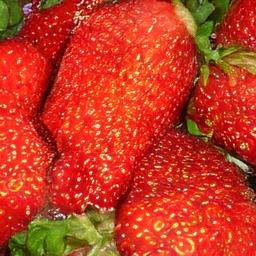
#> input picture src/data/test/00000.png, 256 x 256 px
$ python -i spectral_extractor.py   (imports and definitions only)
#> lines starting #> are read from the running program, lines starting #| are printed output that depends on the picture
"""
Spectral feature extractor for AR-image attribution.

Reorganised around the three training-free latent spaces from the paper
(https://arxiv.org/pdf/2509.15406):

    1. RGB space  -- pixel-domain statistics
    2. DCT space  -- per-channel 2D Discrete Cosine Transform statistics
    3. QFT space  -- grayscale FFT, low-frequency band only

Each lens is applied to a high-pass residual so that content is suppressed
and tokenizer/decoder artefacts are emphasised. The residual computation is
configurable via FeatureConfig.residual_method:
    'gaussian'        -- input - Gaussian(input)             (cheap, leaky)
    'median'          -- input - Median(input)               (edge-preserving)
    'multi_gaussian'  -- average of Gaussian residuals at multiple sigmas
    'wavelet'         -- Haar wavelet shrinkage denoiser; closest in spirit
                         to classical PRNU work

The output feeds a linear/SVM/small-MLP 4-way classifier
{Real, LlamaGen, VAR/HMAR, RAR}.

Design choices:
- Pure numpy + scipy + PIL.
- Features grouped by lens; ablate by toggling the use_* flags.
- Image normalised to 256x256 so spectral peaks land at predictable bins.
"""
from __future__ import annotations

from dataclasses import dataclass
from typing import Sequence

import numpy as np
from PIL import Image
from scipy import ndimage
from scipy.fft import dct


# ---------------------------------------------------------------------------
# Config
# ---------------------------------------------------------------------------

@dataclass(frozen=True)
class FeatureConfig:
    image_size: int = 256                # input is resized to (size, size)

    # Tokenizer grid sizes we expect to see peaks at. 16 = LlamaGen / RAR
    # patch size; the others are VAR/HMAR multi-scale grid sizes.
    grid_sizes: Sequence[int] = (8, 10, 13, 16)

    # Width (in FFT/DCT bins) of the band we average around each expected peak.
    peak_bin_radius: int = 1

    # Number of radial bins for the QFT radial profile.
    n_radial_bins: int = 32

    # QFT low-frequency cutoff: keep only frequencies whose radius (in bins)
    # is <= this fraction of the Nyquist limit. 0.25 keeps the inner quarter.
    qft_low_freq_fraction: float = 0.25

    # ---- Residual computation -------------------------------------------
    # How content is suppressed before lens analysis. Options:
    #   'gaussian'        -- channel - Gaussian(channel)   (cheap, leaky)
    #   'median'          -- channel - Median(channel)     (edge-preserving)
    #   'multi_gaussian'  -- average of Gaussian residuals at multiple sigmas
    #   'wavelet'         -- Haar wavelet shrinkage denoiser; residual is
    #                        the difference between input and denoised
    #                        (closest in spirit to classical PRNU work)
    residual_method: str = "gaussian"

    # Used by 'gaussian'.
    residual_sigma: float = 1.0

    # Used by 'multi_gaussian'. Residuals at each sigma are averaged.
    residual_sigmas: Sequence[float] = (0.5, 1.0, 2.0)

    # Used by 'median'.
    residual_median_size: int = 3

    # Used by 'wavelet'.
    residual_wavelet_levels: int = 2
    residual_wavelet_lambda: float = 3.0       # threshold = lambda * sigma_noise_est

    # Toggle each lens.
    use_rgb_lens: bool = True
    use_dct_lens: bool = True
    use_qft_lens: bool = True


# ---------------------------------------------------------------------------
# Helpers
# ---------------------------------------------------------------------------

def _to_gray(img: np.ndarray) -> np.ndarray:
    """ITU-R 601 luminance. Input float32 in [0, 1], shape (H, W, 3)."""
    return 0.299 * img[..., 0] + 0.587 * img[..., 1] + 0.114 * img[..., 2]


def _load_and_normalise(path_or_array, size: int) -> np.ndarray:
    """Return float32 RGB image of shape (size, size, 3) in [0, 1]."""
    if isinstance(path_or_array, np.ndarray):
        arr = path_or_array
        if arr.dtype != np.float32:
            arr = arr.astype(np.float32)
        if arr.max() > 1.5:
            arr = arr / 255.0
        img = Image.fromarray((arr * 255).clip(0, 255).astype(np.uint8))
    else:
        img = Image.open(path_or_array).convert("RGB")
    img = img.resize((size, size), Image.BICUBIC)
    return np.asarray(img, dtype=np.float32) / 255.0


def _moment_stats(x: np.ndarray) -> np.ndarray:
    """Six summary moments of a flat array: mean, std, skew, kurt, energy, |grad|."""
    flat = x.ravel()
    mean = flat.mean()
    std = flat.std() + 1e-8
    centred = flat - mean
    skew = (centred ** 3).mean() / (std ** 3)
    kurt = (centred ** 4).mean() / (std ** 4) - 3.0
    energy = (flat ** 2).mean()

    if x.ndim >= 2:
        gx = np.diff(x, axis=-1)
        gy = np.diff(x, axis=-2)
        grad_mean = (np.abs(gx).mean() + np.abs(gy).mean()) / 2.0
    else:
        grad_mean = np.abs(np.diff(flat)).mean()

    return np.asarray([mean, std, skew, kurt, energy, grad_mean], dtype=np.float32)


# ---------------------------------------------------------------------------
# Residual computation: several methods, dispatched by FeatureConfig
# ---------------------------------------------------------------------------

def _residual_gaussian(channel: np.ndarray, sigma: float) -> np.ndarray:
    return channel - ndimage.gaussian_filter(channel, sigma=sigma)


def _residual_median(channel: np.ndarray, size: int) -> np.ndarray:
    return channel - ndimage.median_filter(channel, size=size)


# [90 lines left out: functions _residual_multi_gaussian, _haar_step, _haar_istep, _residual_wavelet, not called in this run]


# --- Dispatcher ------------------------------------------------------------

def _compute_residual(rgb: np.ndarray, cfg: FeatureConfig) -> np.ndarray:
    """Per-channel residual, method selected by cfg.residual_method."""
    method = cfg.residual_method
    if method == "gaussian":
        fn = lambda ch: _residual_gaussian(ch, cfg.residual_sigma)
    elif method == "median":
        fn = lambda ch: _residual_median(ch, cfg.residual_median_size)
    elif method == "multi_gaussian":
        fn = lambda ch: _residual_multi_gaussian(ch, cfg.residual_sigmas)
    elif method == "wavelet":
        fn = lambda ch: _residual_wavelet(
            ch, cfg.residual_wavelet_levels, cfg.residual_wavelet_lambda,
        )
    else:
        raise ValueError(
            f"Unknown residual_method: {method!r}. "
            f"Expected 'gaussian', 'median', 'multi_gaussian', or 'wavelet'."
        )

    res = np.empty_like(rgb)
    for c in range(rgb.shape[-1]):
        res[..., c] = fn(rgb[..., c])
    return res


# ---------------------------------------------------------------------------
# Lens 1: RGB space
# ---------------------------------------------------------------------------

def rgb_lens_features(residual_rgb: np.ndarray) -> np.ndarray:
    """
    Pixel-domain statistics on the residual.

    Returns:
      - 6 moment stats on grayscale residual
      - 6 stats per channel x 3 channels = 18
      - 3 channel means + 3 channel stds (overall colour bias of residual)
      - 1 palette ratio on the *original* RGB (unique-colour density at 5 bits/ch)

    Total: 6 + 18 + 6 + 1 = 31 features.

    Notes:
      The palette ratio is computed below in extract() because it needs the
      original (non-residual) RGB image. Here we only handle the residual.
    """
    gray_res = _to_gray(residual_rgb)
    blocks = [_moment_stats(gray_res)]
    for c in range(3):
        blocks.append(_moment_stats(residual_rgb[..., c]))
    flat = residual_rgb.reshape(-1, 3)
    blocks.append(np.concatenate([flat.mean(axis=0), flat.std(axis=0)]).astype(np.float32))
    return np.concatenate(blocks).astype(np.float32)


# [12 lines left out: function palette_ratio, not called in this run]


# ---------------------------------------------------------------------------
# Lens 2: DCT space
# ---------------------------------------------------------------------------

def _dct2(channel: np.ndarray) -> np.ndarray:
    """2D DCT-II with orthonormal normalisation."""
    return dct(dct(channel, axis=0, norm="ortho"), axis=1, norm="ortho")


# [164 lines left out: functions dct_lens_features, _log_fft_magnitude, qft_lens_features, not called in this run]


# ---------------------------------------------------------------------------
# Public API
# ---------------------------------------------------------------------------

class SpectralFeatureExtractor:
    """Computes a fixed-length feature vector per image across three lenses."""

    def __init__(self, config: FeatureConfig | None = None):
        self.cfg = config or FeatureConfig()
        self._names: list[str] = []
        self._populate_names()

    def _populate_names(self) -> None:
        c = self.cfg

        if c.use_rgb_lens:
            for tag in ("mean", "std", "skew", "kurt", "energy", "grad"):
                self._names.append(f"rgb_gray_{tag}")
            for ch in ("r", "g", "b"):
                for tag in ("mean", "std", "skew", "kurt", "energy", "grad"):
                    self._names.append(f"rgb_{ch}_{tag}")
            for tag in ("r_mean", "g_mean", "b_mean", "r_std", "g_std", "b_std"):
                self._names.append(f"rgb_resid_{tag}")
            self._names.append("rgb_palette_ratio")

        if c.use_dct_lens:
            for ch in ("r", "g", "b"):
                for tag in ("mean", "std", "skew", "kurt", "energy", "grad"):
                    self._names.append(f"dct_{ch}_{tag}")
                for G in c.grid_sizes:
                    for tag in ("peak", "base", "peak_minus_base"):
                        self._names.append(f"dct_{ch}_g{G}_{tag}")
                for i in range(c.n_radial_bins):
                    self._names.append(f"dct_{ch}_radial_{i:02d}")

        if c.use_qft_lens:
            for tag in ("mean", "std", "skew", "kurt", "energy", "grad"):
                self._names.append(f"qft_{tag}")
            for G in c.grid_sizes:
                for tag in ("peak", "base", "peak_minus_base"):
                    self._names.append(f"qft_g{G}_{tag}")
            for i in range(c.n_radial_bins):
                self._names.append(f"qft_radial_{i:02d}")

    @property
    def feature_names(self) -> list[str]:
        return list(self._names)

    @property
    def n_features(self) -> int:
        return len(self._names)

    def extract(self, image) -> np.ndarray:
        """
        image: filepath, PIL.Image, or HxWx3 ndarray (uint8 or float).
        Returns: 1-D float32 vector of length self.n_features.
        """
        c = self.cfg
        rgb = _load_and_normalise(image, c.image_size)
        residual = _compute_residual(rgb, c)

        blocks: list[np.ndarray] = []
        if c.use_rgb_lens:
            blocks.append(rgb_lens_features(residual))
            blocks.append(palette_ratio(rgb))
        if c.use_dct_lens:
            blocks.append(
                dct_lens_features(
                    residual, c.grid_sizes, c.peak_bin_radius, c.n_radial_bins
                )
            )
        if c.use_qft_lens:
            blocks.append(
                qft_lens_features(
                    residual,
                    c.grid_sizes,
                    c.peak_bin_radius,
                    c.n_radial_bins,
                    c.qft_low_freq_fraction,
                )
            )

        return np.concatenate(blocks).astype(np.float32)

    def extract_batch(self, images) -> np.ndarray:
        """Returns (N, n_features) array."""
        return np.stack([self.extract(im) for im in images], axis=0)

>>> import cv2
>>> picture = cv2.imread('data/test/00000.png', cv2.IMREAD_GRAYSCALE)
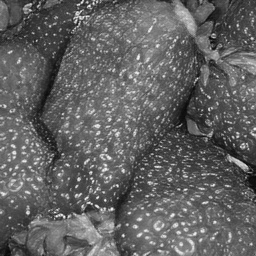
#> picture: shape (256, 256); min 6, max 246, mean 97.7
>>> result = SpectralFeatureExtractor().extract(picture)
#> after the loop in _compute_residual, `for c in range(rgb.shape[-1]):`:
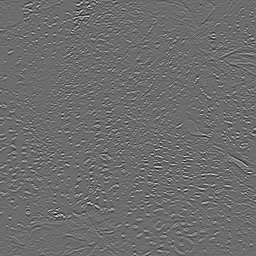
#> res: shape (256, 256) float32; min -0.234, max 0.312, mean 1.27e-11; drawn with min black and max white
#> in rgb_lens_features, `gray_res = _to_gray(residual_rgb)`: gray_res = 256 values, max 0.136 at index 29, min -0.0877 at index 180, mean -2.33e-10
#> in _moment_stats, `flat = x.ravel()`: flat has the same summary as gray_res in rgb_lens_features
#> in _moment_stats, `mean = flat.mean()`: mean = -2.33e-10
#> in _moment_stats, `std = flat.std() + 1e-8`: std = 0.0326
#> in _moment_stats, `centred = flat - mean`: centred has the same summary as gray_res in rgb_lens_features
#> in _moment_stats, `skew = (centred ** 3).mean() / (std ** 3)`: skew = 1.05
#> in _moment_stats, `kurt = (centred ** 4).mean() / (std ** 4) - 3.0`: kurt = 3.24
#> in _moment_stats, `energy = (flat ** 2).mean()`: energy = 0.00106
#> in _moment_stats, `grad_mean = np.abs(np.diff(flat)).mean()`: grad_mean = 0.0297
#> in rgb_lens_features, `blocks = [_moment_stats(gray_res)]`: blocks = [[-2.33e-10, 0.0326, 1.05, 3.24, 0.00106, 0.0297]]
#> the loop in rgb_lens_features, `for c in range(3):` made 3 passes
#> (mean in _moment_stats, std in _moment_stats, skew in _moment_stats, kurt in _moment_stats, energy in _moment_stats, grad_mean in _moment_stats) on passes 1 to 3: (-1.75e-10, 0.0402, 0.724, 2.43, 0.00161, 0.0381), (1.16e-10, 0.0352, 1.05, 3.45, 0.00124, 0.0326), (-5.82e-10, 0.0304, 0.783, 2.08, 0.000922, 0.0323)
#> after the loop in rgb_lens_features, `for c in range(3):`: blocks = [[-2.33e-10, 0.0326, 1.05, 3.24, 0.00106, 0.0297], [-1.75e-10, 0.0402, 0.724, 2.43, 0.00161, 0.0381], [1.16e-10, 0.0352, 1.05, 3.45, 0.00124, 0.0326], [-5.82e-10, 0.0304, 0.783, 2.08, 0.000922, 0.0323]]
#> (the run stopped early here; a loop or call above may not have finished)

$ run again, on src/data/test/00001.png
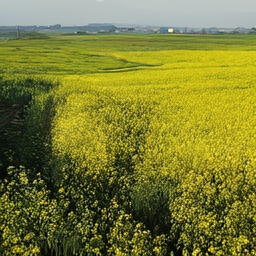
#> input picture src/data/test/00001.png, 256 x 256 px
#> `picture = cv2.imread('data/test/00000.png', cv2.IMREAD_GRAYSCALE)`:
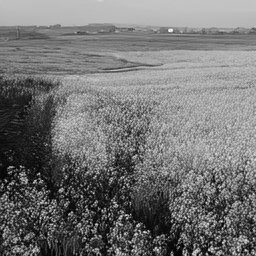
#> picture: shape (256, 256); min 0, max 247, mean 115.4
#> after the loop in _compute_residual, `for c in range(rgb.shape[-1]):`:
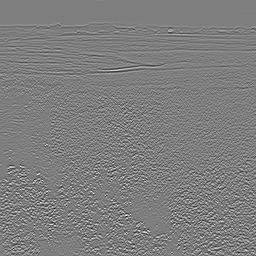
#> res: shape (256, 256) float32; min -0.309, max 0.315, mean -1.09e-11; drawn with min black and max white
#> gray_res = 256 values, max 0.166 at index 198, min -0.106 at index 214, mean -2.04e-10
#> flat has the same summary as gray_res in rgb_lens_features
#> mean = -2.04e-10
#> std = 0.0347
#> centred = 256 values, max 0.166 at index 198, min -0.106 at index 214, mean -8.73e-11
#> skew = 0.809
#> kurt = 4.16
#> energy = 0.00121
#> grad_mean = 0.0379
#> in rgb_lens_features, `blocks = [_moment_stats(gray_res)]`: blocks = [[-2.04e-10, 0.0347, 0.809, 4.16, 0.00121, 0.0379]]
#> the loop in rgb_lens_features, `for c in range(3):` made 3 passes
#> (mean in _moment_stats, std in _moment_stats, skew in _moment_stats, kurt in _moment_stats, energy in _moment_stats, grad_mean in _moment_stats) on passes 1 to 3: (-4.37e-10, 0.0328, -0.179, 1.45, 0.00108, 0.0355), (0, 0.0437, 1.26, 5.7, 0.00191, 0.047), (-1.28e-09, 0.0449, 0.676, 2.73, 0.00202, 0.0519)
#> after the loop in rgb_lens_features, `for c in range(3):`: blocks = [[-2.04e-10, 0.0347, 0.809, 4.16, 0.00121, 0.0379], [-4.37e-10, 0.0328, -0.179, 1.45, 0.00108, 0.0355], [0, 0.0437, 1.26, 5.7, 0.00191, 0.047], [-1.28e-09, 0.0449, 0.676, 2.73, 0.00202, 0.0519]]

$ run again, on src/data/test/00002.png
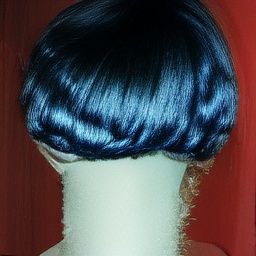
#> input picture src/data/test/00002.png, 256 x 256 px
#> `picture = cv2.imread('data/test/00000.png', cv2.IMREAD_GRAYSCALE)`:
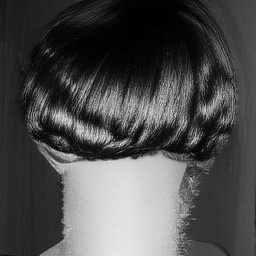
#> picture: shape (256, 256); min 0, max 234, mean 77
#> after the loop in _compute_residual, `for c in range(rgb.shape[-1]):`:
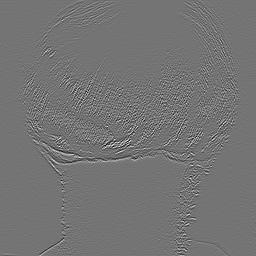
#> res: shape (256, 256) float32; min -0.203, max 0.243, mean 1.46e-11; drawn with min black and max white
#> gray_res = 256 values, max 0.0193 at index 253, min -0.0186 at index 255, mean 1.62e-10
#> flat has the same summary as gray_res in rgb_lens_features
#> mean = 1.62e-10
#> std = 0.00264
#> centred = 256 values, max 0.0193 at index 253, min -0.0186 at index 255, mean 5.46e-12
#> skew = 0.0997
#> kurt = 19.11
#> energy = 6.97e-06
#> grad_mean = 0.00261
#> in rgb_lens_features, `blocks = [_moment_stats(gray_res)]`: blocks = [[1.62e-10, 0.00264, 0.0997, 19.11, 6.97e-06, 0.00261]]
#> the loop in rgb_lens_features, `for c in range(3):` made 3 passes
#> (mean in _moment_stats, std in _moment_stats, skew in _moment_stats, kurt in _moment_stats, energy in _moment_stats, grad_mean in _moment_stats) on passes 1 to 3: (1.46e-10, 0.00389, -0.619, 12.84, 1.51e-05, 0.00387), (1.46e-10, 0.00337, -1.33, 22.48, 1.13e-05, 0.00321), (2.04e-10, 0.00383, -2.5, 42.18, 1.47e-05, 0.00327)
#> after the loop in rgb_lens_features, `for c in range(3):`: blocks = [[1.62e-10, 0.00264, 0.0997, 19.11, 6.97e-06, 0.00261], [1.46e-10, 0.00389, -0.619, 12.84, 1.51e-05, 0.00387], [1.46e-10, 0.00337, -1.33, 22.48, 1.13e-05, 0.00321], [2.04e-10, 0.00383, -2.5, 42.18, 1.47e-05, 0.00327]]

$ run again, on src/data/test/00003.png
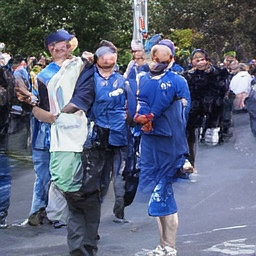
#> input picture src/data/test/00003.png, 256 x 256 px
#> `picture = cv2.imread('data/test/00000.png', cv2.IMREAD_GRAYSCALE)`:
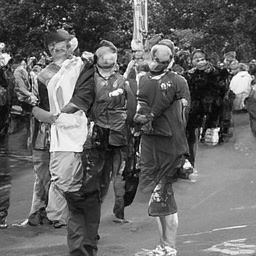
#> picture: shape (256, 256); min 1, max 254, mean 100.1
#> after the loop in _compute_residual, `for c in range(rgb.shape[-1]):`:
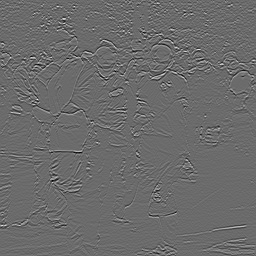
#> res: shape (256, 256) float32; min -0.289, max 0.397, mean 2.27e-11; drawn with min black and max white
#> gray_res = 256 values, max 0.24 at index 225, min -0.129 at index 227, mean 2.91e-10
#> flat has the same summary as gray_res in rgb_lens_features
#> mean = 2.91e-10
#> std = 0.0383
#> centred = 256 values, max 0.24 at index 225, min -0.129 at index 227, mean 1.16e-10
#> skew = 0.722
#> kurt = 7.38
#> energy = 0.00147
#> grad_mean = 0.0357
#> in rgb_lens_features, `blocks = [_moment_stats(gray_res)]`: blocks = [[2.91e-10, 0.0383, 0.722, 7.38, 0.00147, 0.0357]]
#> the loop in rgb_lens_features, `for c in range(3):` made 3 passes
#> (mean in _moment_stats, std in _moment_stats, skew in _moment_stats, kurt in _moment_stats, energy in _moment_stats, grad_mean in _moment_stats) on passes 1 to 3: (4.95e-10, 0.0338, 0.123, 2.08, 0.00114, 0.035), (2.33e-10, 0.0457, 0.593, 7.41, 0.00209, 0.0447), (4.07e-10, 0.0607, 1.06, 5.4, 0.00368, 0.0631)
#> after the loop in rgb_lens_features, `for c in range(3):`: blocks = [[2.91e-10, 0.0383, 0.722, 7.38, 0.00147, 0.0357], [4.95e-10, 0.0338, 0.123, 2.08, 0.00114, 0.035], [2.33e-10, 0.0457, 0.593, 7.41, 0.00209, 0.0447], [4.07e-10, 0.0607, 1.06, 5.4, 0.00368, 0.0631]]
